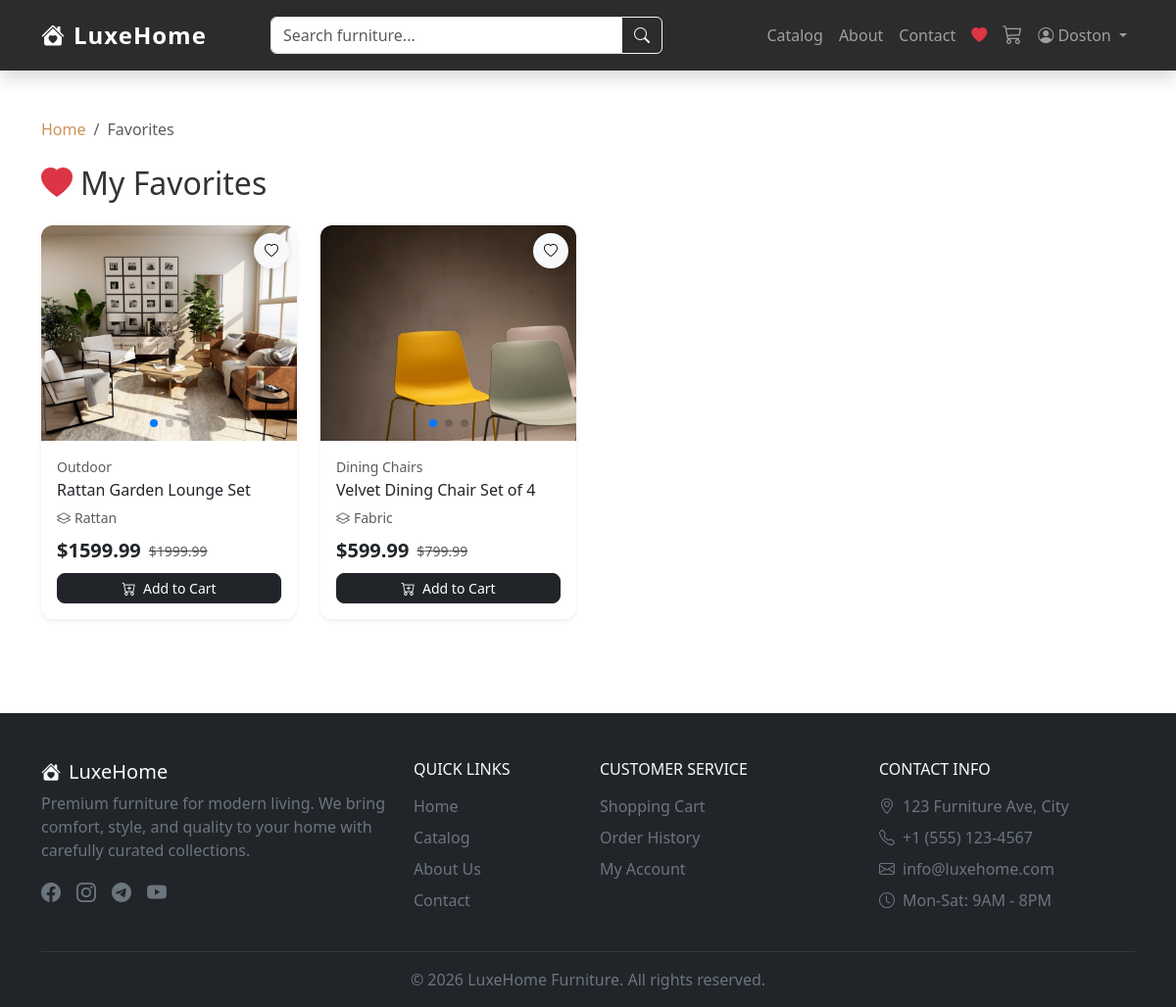
Screenshot of /favorites/ (signed in) with the database file from the repository.
### products/models.py (models this page shows, shortened)
class ProductImage(models.Model):
    product = models.ForeignKey(
        Product, on_delete=models.CASCADE, related_name='images'
    )
    image = models.ImageField(upload_to='products/')
    is_primary = models.BooleanField(default=False)
    order = models.PositiveIntegerField(default=0)
    class Meta:
        ordering = ['order']

class Product(models.Model):
    MATERIAL_CHOICES = [
        ('wood', 'Wood'),
        ('metal', 'Metal'),
        ('fabric', 'Fabric'),
        ('leather', 'Leather'),
        ('glass', 'Glass'),
        ('plastic', 'Plastic'),
        ('marble', 'Marble'),
        ('rattan', 'Rattan'),
        ('other', 'Other'),
    ]
    COLOR_CHOICES = [
        ('black', 'Black'),
        ('white', 'White'),
        ('brown', 'Brown'),
        ('grey', 'Grey'),
        ('beige', 'Beige'),
        ('blue', 'Blue'),
        ('green', 'Green'),
        ('red', 'Red'),
        ('natural', 'Natural'),
        ('multi', 'Multi-color'),
    ]
    name = models.CharField(max_length=300)
    slug = models.SlugField(unique=True)
    category = models.ForeignKey(
        Category, on_delete=models.CASCADE, related_name='products'
    )
    description = models.TextField()
    price = models.DecimalField(max_digits=10, decimal_places=2)
    old_price = models.DecimalField(
        max_digits=10, decimal_places=2, blank=True, null=True,
        help_text='Original price before discount'
    )
    material = models.CharField(max_length=50, choices=MATERIAL_CHOICES, blank=True)
    color = models.CharField(max_length=50, choices=COLOR_CHOICES, blank=True)
    dimensions = models.CharField(max_length=200, blank=True, help_text='e.g., 120x80x75 cm')
    weight = models.DecimalField(max_digits=7, decimal_places=2, blank=True, null=True, help_text='Weight in kg')
    stock = models.PositiveIntegerField(default=0)
    is_featured = models.BooleanField(default=False)
    created_at = models.DateTimeField(auto_now_add=True)
    updated_at = models.DateTimeField(auto_now=True)
    class Meta:
        ordering = ['-created_at']
    def get_absolute_url(self):
        return reverse('products:product_detail', kwargs={'slug': self.slug})
    @property
    def discount_percent(self):
        if self.old_price and self.old_price > self.price:
            return int(((self.old_price - self.price) / self.old_price) * 100)
        return 0
    @property
    def in_stock(self):
        return self.stock > 0

class Category(models.Model):
    name = models.CharField(max_length=200)
    slug = models.SlugField(unique=True)
    image = models.ImageField(upload_to='categories/', blank=True, null=True)
    parent = models.ForeignKey(
        'self', on_delete=models.CASCADE,
        blank=True, null=True, related_name='children'
    )
    class Meta:
        verbose_name_plural = 'Categories'
        ordering = ['name']

### favorites/models.py (models this page shows, shortened)
class Favorite(models.Model):
    user = models.ForeignKey(User, on_delete=models.CASCADE, related_name='favorites')
    product = models.ForeignKey(Product, on_delete=models.CASCADE, related_name='favorites')
    created_at = models.DateTimeField(auto_now_add=True)
    class Meta:
        unique_together = ('user', 'product')
        ordering = ['-created_at']

### favorites/views.py (the view)
# urls.py: path('', views.favorites_list, name='list'),
@login_required
def favorites_list(request):
    favorites = Favorite.objects.filter(user=request.user).select_related('product__category').prefetch_related('product__images')
    return render(request, 'favorites/favorites.html', {
        'favorites': favorites,
    })

### cart/context_processors.py (called while the page is built)
def cart_context(request):
    cart = request.session.get('cart', {})
    cart_count = sum(item.get('quantity', 0) for item in cart.values())
    return {'cart_count': cart_count}

    def process_request(self, request):
        if 'cart' not in request.session:
            request.session['cart'] = {}

### favorites/templates/favorites/favorites.html (shortened to what this page needs)
{% extends 'base.html' %}
{% block content %}
<section class="py-5">
    <div class="container">
        <nav aria-label="breadcrumb" class="mb-4">
            <ol class="breadcrumb">
                <li class="breadcrumb-item"><a href="{% url 'core:home' %}">Home</a></li>
                <li class="breadcrumb-item active">Favorites</li>
            </ol>
        </nav>
        <h2 class="mb-4"><i class="bi bi-heart-fill text-danger me-2"></i>My Favorites</h2>
        {% if favorites %}
        <div class="row g-4">
            {% for fav in favorites %}
                {% include 'products/_product_card.html' with product=fav.product %}
            {% endfor %}
        </div>
        {% endif %}
    </div>
</section>
{% endblock %}

### templates/base.html (shortened to what this page needs)
{% load static %}
<!DOCTYPE html>
<html lang="en">
<head>
    <link href="https://cdn.jsdelivr.net/npm/bootstrap@5.3.3/dist/css/bootstrap.min.css" rel="stylesheet">
    <link href="https://cdn.jsdelivr.net/npm/bootstrap-icons@1.11.3/font/bootstrap-icons.min.css" rel="stylesheet">
    <link href="https://cdn.jsdelivr.net/npm/swiper@11/swiper-bundle.min.css" rel="stylesheet">
    <link href="{% static 'css/style.css' %}" rel="stylesheet">
</head>
<body>
<nav class="navbar navbar-expand-lg navbar-dark bg-dark sticky-top shadow">
    <div class="container">
        <a class="navbar-brand fw-bold" href="{% url 'core:home' %}">
            <i class="bi bi-house-heart-fill me-2"></i>LuxeHome
        </a>
        <div class="collapse navbar-collapse" id="navbarNav">
            <form class="d-flex mx-auto my-2 my-lg-0" action="{% url 'products:catalog' %}" method="GET" style="max-width:400px;width:100%;">
                <div class="input-group">
                    <input class="form-control" type="search" name="q" placeholder="Search furniture..." value="{{ request.GET.q|default:'' }}">
                    <button class="btn btn-outline-light" type="submit"><i class="bi bi-search"></i></button>
                </div>
            </form>
            <ul class="navbar-nav ms-auto align-items-center">
                <li class="nav-item">
                    <a class="nav-link" href="{% url 'products:catalog' %}">Catalog</a>
                </li>
                <li class="nav-item">
                    <a class="nav-link" href="{% url 'core:about' %}">About</a>
                </li>
                <li class="nav-item">
                    <a class="nav-link" href="{% url 'core:contact' %}">Contact</a>
                </li>
                {% if user.is_authenticated %}
                <li class="nav-item">
                    <a class="nav-link" href="{% url 'favorites:list' %}">
                        <i class="bi bi-heart-fill text-danger"></i>
                    </a>
                </li>
                {% endif %}
                <li class="nav-item">
                    <a class="nav-link position-relative" href="{% url 'cart:cart_detail' %}">
                        <i class="bi bi-cart3 fs-5"></i>
                    </a>
                </li>
                {% if user.is_authenticated %}
                <li class="nav-item dropdown">
                    <a class="nav-link dropdown-toggle" href="#" data-bs-toggle="dropdown">
                        <i class="bi bi-person-circle"></i> {{ user.username }}
                    </a>
                </li>
                {% else %}
                <li class="nav-item">
                    <a class="nav-link btn btn-outline-light btn-sm ms-2 px-3" href="{% url 'accounts:login' %}">Login</a>
                </li>
                {% endif %}
            </ul>
        </div>
    </div>
</nav>
<div class="toast-container position-fixed top-0 end-0 p-3" style="z-index:9999" id="toast-container"></div>
{% block content %}{% endblock %}
<footer class="bg-dark text-light pt-5 pb-3 mt-5">
    <div class="container">
        <div class="row g-4">
            <div class="col-lg-4">
                <h5><i class="bi bi-house-heart-fill me-2"></i>LuxeHome</h5>
                <p class="text-secondary">Premium furniture for modern living. We bring comfort, style, and quality to your home with carefully curated collections.</p>
                <div class="d-flex gap-3">
                    <a href="#" class="text-secondary fs-5"><i class="bi bi-facebook"></i></a>
                    <a href="#" class="text-secondary fs-5"><i class="bi bi-instagram"></i></a>
                    <a href="#" class="text-secondary fs-5"><i class="bi bi-telegram"></i></a>
                    <a href="#" class="text-secondary fs-5"><i class="bi bi-youtube"></i></a>
                </div>
            </div>
            <div class="col-lg-2 col-md-4">
                <h6 class="text-uppercase mb-3">Quick Links</h6>
                <ul class="list-unstyled">
                    <li class="mb-2"><a href="{% url 'core:home' %}" class="text-secondary text-decoration-none">Home</a></li>
                    <li class="mb-2"><a href="{% url 'products:catalog' %}" class="text-secondary text-decoration-none">Catalog</a></li>
                    <li class="mb-2"><a href="{% url 'core:about' %}" class="text-secondary text-decoration-none">About Us</a></li>
                    <li class="mb-2"><a href="{% url 'core:contact' %}" class="text-secondary text-decoration-none">Contact</a></li>
                </ul>
            </div>
            <div class="col-lg-3 col-md-4">
                <h6 class="text-uppercase mb-3">Customer Service</h6>
                <ul class="list-unstyled">
                    <li class="mb-2"><a href="{% url 'cart:cart_detail' %}" class="text-secondary text-decoration-none">Shopping Cart</a></li>
                    {% if user.is_authenticated %}
                    <li class="mb-2"><a href="{% url 'cart:order_history' %}" class="text-secondary text-decoration-none">Order History</a></li>
                    <li class="mb-2"><a href="{% url 'accounts:profile' %}" class="text-secondary text-decoration-none">My Account</a></li>
                    {% else %}
                    <li class="mb-2"><a href="{% url 'accounts:login' %}" class="text-secondary text-decoration-none">Login / Register</a></li>
                    {% endif %}
                </ul>
            </div>
            <div class="col-lg-3 col-md-4">
                <h6 class="text-uppercase mb-3">Contact Info</h6>
                <ul class="list-unstyled text-secondary">
                    <li class="mb-2"><i class="bi bi-geo-alt me-2"></i>123 Furniture Ave, City</li>
                    <li class="mb-2"><i class="bi bi-telephone me-2"></i>+1 (555) 123-4567</li>
                    <li class="mb-2"><i class="bi bi-envelope me-2"></i>info@luxehome.com</li>
                    <li class="mb-2"><i class="bi bi-clock me-2"></i>Mon-Sat: 9AM - 8PM</li>
                </ul>
            </div>
        </div>
        <hr class="border-secondary mt-4">
        <p class="text-center text-secondary mb-0">&copy; 2026 LuxeHome Furniture. All rights reserved.</p>
    </div>
</footer>
</body>
</html>

### products/templates/products/_product_card.html
{% load static %}
<div class="col-6 col-md-4 col-lg-3">
    <div class="card product-card border-0 shadow-sm h-100">
        <div class="position-relative">
            {% if product.discount_percent %}
            <span class="badge bg-danger position-absolute top-0 start-0 m-2 z-1">-{{ product.discount_percent }}%</span>
            {% endif %}
            {% if product.images.all|length > 1 %}
            <div class="swiper product-swiper-{{ product.pk }}">
                <div class="swiper-wrapper">
                    {% for img in product.images.all %}
                    <div class="swiper-slide">
                        <a href="{{ product.get_absolute_url }}">
                            <img src="{{ img.image.url }}" class="card-img-top product-card-img" alt="{{ product.name }}">
                        </a>
                    </div>
                    {% endfor %}
                </div>
                <div class="swiper-pagination"></div>
            </div>
            {% elif product.primary_image %}
            <a href="{{ product.get_absolute_url }}">
                <img src="{{ product.primary_image.image.url }}" class="card-img-top product-card-img" alt="{{ product.name }}">
            </a>
            {% else %}
            <a href="{{ product.get_absolute_url }}">
                <div class="card-img-top product-card-img bg-light d-flex align-items-center justify-content-center">
                    <i class="bi bi-image fs-1 text-muted"></i>
                </div>
            </a>
            {% endif %}
            {% if user.is_authenticated %}
            <button class="btn btn-light btn-sm position-absolute top-0 end-0 m-2 rounded-circle fav-btn z-1"
                    data-product-id="{{ product.pk }}"
                    onclick="toggleFavorite({{ product.pk }}, this)">
                <i class="bi bi-heart{% if product.pk in favorite_ids %}-fill text-danger{% endif %}"></i>
            </button>
            {% endif %}
        </div>
        <div class="card-body d-flex flex-column">
            <small class="text-muted mb-1">{{ product.category.name }}</small>
            <h6 class="card-title mb-2">
                <a href="{{ product.get_absolute_url }}" class="text-decoration-none text-dark product-link">{{ product.name }}</a>
            </h6>
            {% if product.material %}
            <small class="text-muted"><i class="bi bi-layers me-1"></i>{{ product.get_material_display }}</small>
            {% endif %}
            <div class="mt-auto pt-2">
                <div class="d-flex align-items-center mb-2">
                    <span class="fw-bold fs-5 text-dark">${{ product.price }}</span>
                    {% if product.old_price %}
                    <span class="text-decoration-line-through text-muted ms-2 small">${{ product.old_price }}</span>
                    {% endif %}
                </div>
                <button class="btn btn-dark btn-sm w-100 add-to-cart-btn"
                        onclick="addToCart({{ product.pk }})"
                        {% if not product.in_stock %}disabled{% endif %}>
                    {% if product.in_stock %}
                    <i class="bi bi-cart-plus me-1"></i> Add to Cart
                    {% else %}
                    Out of Stock
                    {% endif %}
                </button>
            </div>
        </div>
    </div>
</div>

### static/css/style.css (style rules this page uses)
:root { --color-primary: #2c2c2c; --color-accent: #c8945a; --color-accent-hover: #b07d48; --color-bg-warm: #faf8f5; --color-text: #333333; --color-text-muted: #7a7a7a; }
body { font-family: 'Segoe UI', system-ui, -apple-system, sans-serif; color: var(--color-text); background-color: #ffffff; }
.navbar { padding: 0.8rem 0; background-color: var(--color-primary) !important; }
.navbar-brand { font-size: 1.5rem; letter-spacing: 1px; }
.nav-link { font-weight: 500; transition: color 0.2s; }
.product-card { transition: transform 0.3s ease, box-shadow 0.3s ease; border-radius: 12px; overflow: hidden; }
.product-card-img { height: 220px; object-fit: cover; }
.product-link { transition: color 0.2s; }
.fav-btn { width: 36px; height: 36px; display: flex; align-items: center; justify-content: center; transition: transform 0.2s; border: none; box-shadow: 0 2px 8px rgba(0,0,0,0.1); }
.add-to-cart-btn { transition: all 0.2s; border-radius: 8px; }
.card { border-radius: 12px; }
.breadcrumb-item a { color: var(--color-accent); text-decoration: none; }
html { scroll-behavior: smooth; }
.product-card { animation: fadeIn 0.4s ease-out; }

### rows the page displays
ProductImage: image (picture)
Product: category.name "Outdoor", name "Rattan Garden Lounge Set", material "Rattan", price "1599.99", old_price "1999.99"
ProductImage: image (picture)
Product: category.name "Dining Chairs", name "Velvet Dining Chair Set of 4", material "Fabric", price "599.99", old_price "799.99"

### other values shown
{{ user.username }} "Doston"
